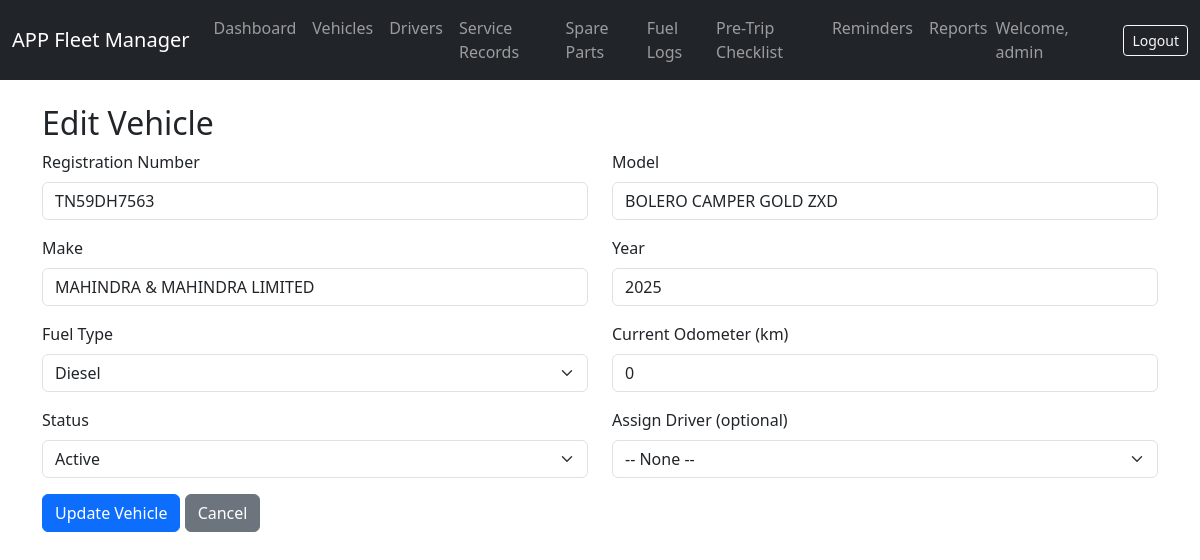
The app's page /edit_vehicle.php?id=11 (signed in) with its own data.
### tables this page shows
CREATE TABLE `vehicles` (
  `id` int(11) NOT NULL,
  `registration_number` varchar(20) NOT NULL,
  `model` varchar(50) DEFAULT NULL,
  `make` varchar(50) DEFAULT NULL,
  `year` int(11) DEFAULT NULL,
  `fuel_type` enum('Petrol','Diesel','Electric','Hybrid') DEFAULT NULL,
  `odometer` int(11) DEFAULT 0,
  `status` enum('active','inactive','maintenance') DEFAULT 'active',
  `driver_id` int(11) DEFAULT NULL,
  `created_at` timestamp NOT NULL DEFAULT current_timestamp()
);

### edit_vehicle.php (the view, shortened to what this page needs)
<?php include 'header.php';
$id = $_GET['id'] ?? 0;
$stmt = $pdo->prepare("SELECT * FROM vehicles WHERE id = ?");
$stmt->execute([$id]);
$vehicle = $stmt->fetch();
?>
<h2>Edit Vehicle</h2>
<form method="post">
    <div class="row">
        <div class="col-md-6 mb-3">
            <label for="registration_number" class="form-label">Registration Number</label>
            <input type="text" class="form-control" id="registration_number" name="registration_number" value="<?= htmlspecialchars($vehicle['registration_number']) ?>" required>
        </div>
        <div class="col-md-6 mb-3">
            <label for="model" class="form-label">Model</label>
            <input type="text" class="form-control" id="model" name="model" value="<?= htmlspecialchars($vehicle['model']) ?>" required>
        </div>
        <div class="col-md-6 mb-3">
            <label for="make" class="form-label">Make</label>
            <input type="text" class="form-control" id="make" name="make" value="<?= htmlspecialchars($vehicle['make']) ?>" required>
        </div>
        <div class="col-md-6 mb-3">
            <label for="year" class="form-label">Year</label>
            <input type="number" class="form-control" id="year" name="year" value="<?= htmlspecialchars($vehicle['year']) ?>">
        </div>
        <div class="col-md-6 mb-3">
            <label for="fuel_type" class="form-label">Fuel Type</label>
            <select class="form-select" id="fuel_type" name="fuel_type">
                <option <?= $vehicle['fuel_type']=='Diesel'?'selected':'' ?>>Diesel</option>
            </select>
        </div>
        <div class="col-md-6 mb-3">
            <label for="odometer" class="form-label">Current Odometer (km)</label>
            <input type="number" class="form-control" id="odometer" name="odometer" value="<?= htmlspecialchars($vehicle['odometer']) ?>">
        </div>
        <div class="col-md-6 mb-3">
            <label for="status" class="form-label">Status</label>
            <select class="form-select" id="status" name="status">
                <option value="active" <?= $vehicle['status']=='active'?'selected':'' ?>>Active</option>
            </select>
        </div>
        <div class="col-md-6 mb-3">
            <label for="driver_id" class="form-label">Assign Driver (optional)</label>
            <select class="form-select" id="driver_id" name="driver_id">
                <option value="">-- None --</option>
            </select>
        </div>
    </div>
    <button type="submit" class="btn btn-primary">Update Vehicle</button>
    <a href="vehicles.php" class="btn btn-secondary">Cancel</a>
</form>
<?php include 'footer.php'; ?>

### records on screen
vehicles: registration_number "TN59DH7563", model "BOLERO CAMPER GOLD ZXD", make "MAHINDRA & MAHINDRA LIMITED", year "2025", fuel_type "Diesel", odometer "0", status "Active"

### other values on screen
$_SESSION['username'] "admin"
